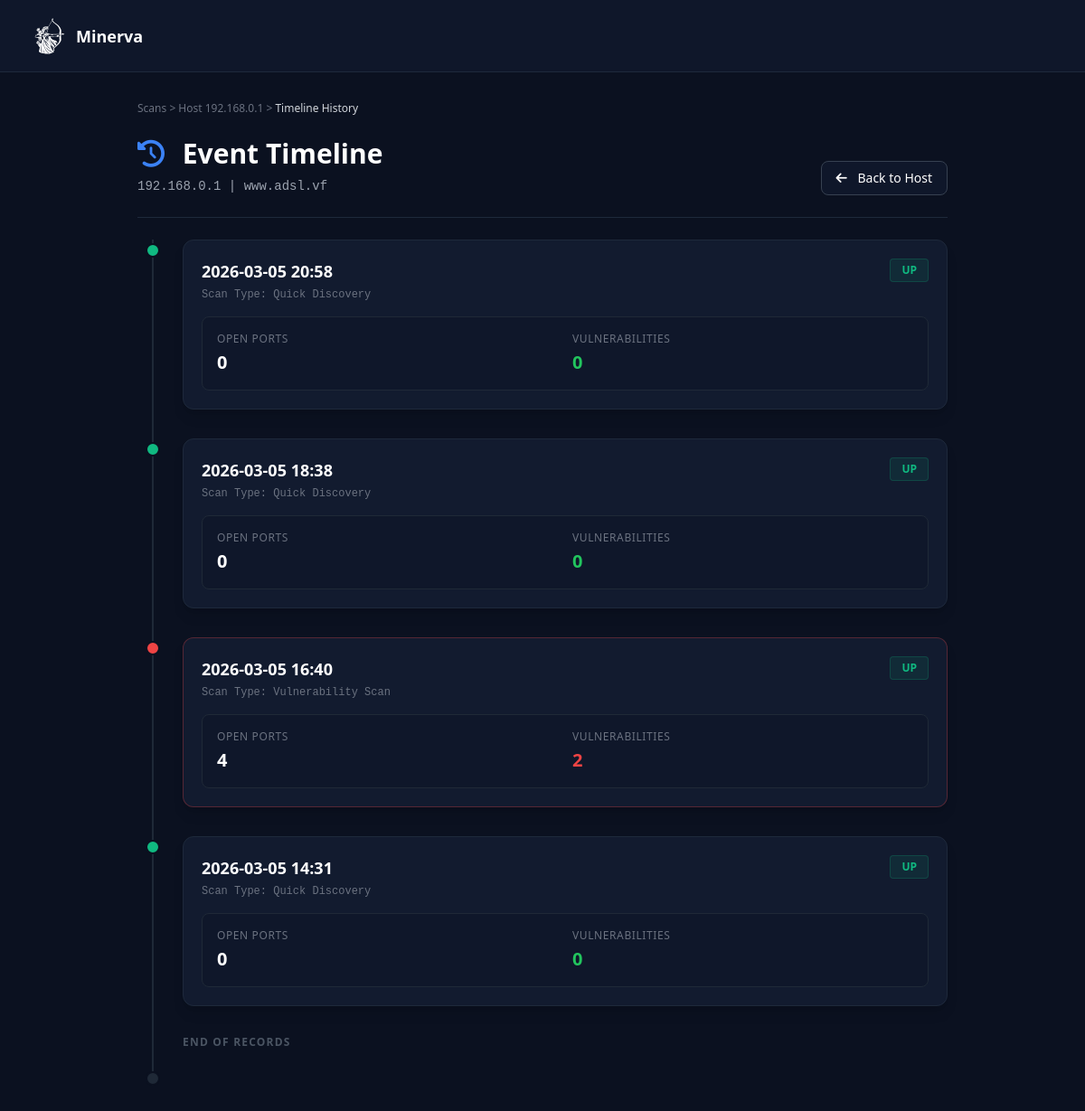
/host/192.168.0.1/history?scan_id=4, run on the app's committed database.
### app/models.py (models this page shows)
class Host(Base):
    __tablename__ = "hosts"
    mac_address = Column(String, primary_key=True, index=True)
    hostname = Column(String)
    first_seen = Column(DateTime, default=datetime.datetime.utcnow)
    os_name = Column(String, nullable=True, default="Unknown")
    vendor = Column(String, nullable=True, default="Unknown")
    results = relationship("ScanResult", back_populates="host")

class ScanResult(Base):
    __tablename__ = "scan_results"
    id = Column(Integer, primary_key=True, index=True)
    scan_id = Column(Integer, ForeignKey("scans.id"))
    host_mac = Column(String, ForeignKey("hosts.mac_address"))
    ip_address = Column(String)
    status = Column(String)
    notes = relationship("Note", back_populates="scan_result", cascade="all, delete-orphan")
    scan = relationship("Scan", back_populates="results")
    host = relationship("Host")
    ports = relationship("Port", back_populates="scan_result", cascade="all, delete-orphan")

class Scan(Base):
    __tablename__ = "scans"
    id = Column(Integer, primary_key=True, index=True)
    project_id = Column(Integer, ForeignKey("projects.id"))
    timestamp = Column(DateTime, default=datetime.datetime.utcnow)
    scan_type = Column(String)
    gateway_ip = Column(String, nullable=True)
    subnet_mask = Column(String, nullable=True)
    project = relationship("Project", back_populates="scans")
    results = relationship("ScanResult", back_populates="scan", cascade="all, delete-orphan")

### app/main.py (the view)
@app.get("/host/{ip}/history", response_class=HTMLResponse)
async def host_history(ip: str, request: Request, scan_id: int = None, db: Session = Depends(get_db)):
    history_results = db.query(models.ScanResult).filter(models.ScanResult.ip_address == ip).order_by(models.ScanResult.id.desc()).all()
    if not history_results:
        return HTMLResponse(content="<h1>No hay historial para este host.</h1>", status_code=404)
    host_info = history_results[0].host
    timeline = []
    for r in history_results:
        open_ports = [p for p in r.ports if p.port_number != 0 and p.state != 'filtered']
        vulns_count = sum(len(p.vulnerabilities) for p in open_ports)
        timeline.append({
            "scan_id": r.scan_id,
            "date": r.scan.timestamp.strftime('%Y-%m-%d %H:%M') if r.scan else "Desconocida",
            "status": r.status,
            "ports_count": len(open_ports),
            "vulns_count": vulns_count,
            "scan_type": r.scan.scan_type if r.scan else "Desconocido"
        })
    return templates.TemplateResponse("host_history.html", {
        "request": request,
        "ip": ip,
        "host": host_info,
        "timeline": timeline,
        "current_scan_id": scan_id
    })

### templates/host_history.html (shortened to what this page needs)
<!DOCTYPE html>
<html lang="es">
<head>
    <script src="https://cdn.tailwindcss.com"></script>
    <link rel="stylesheet" href="https://cdnjs.cloudflare.com/ajax/libs/font-awesome/6.4.0/css/all.min.css">
</head>
<body class="text-gray-300 font-sans h-screen flex flex-col overflow-hidden">
    <header class="h-20 border-b border-panel bg-[#0f172a] flex items-center justify-between px-8 shrink-0">
        <div class="flex items-center space-x-3">
            <div class="w-10 h-10 rounded-lg flex items-center justify-center text-white font-bold text-xl">
                <img src="{{ url_for('static', path='img/minerva.svg') }}" alt="">
            </div>
            <h1 class="text-lg font-bold text-white">Minerva</h1>
        </div>
    </header>
    <main class="flex-1 overflow-y-auto p-8">
        <div class="max-w-4xl mx-auto space-y-6">
            <div class="text-xs text-gray-500 font-medium mb-4">
                <a href="/dashboard{% if current_scan_id %}?scan_id={{ current_scan_id }}{% endif %}"
                    class="hover:text-gray-300">Scans</a> >
                <a href="/host/{{ ip }}{% if current_scan_id %}?scan_id={{ current_scan_id }}{% endif %}"
                    class="hover:text-gray-300">Host {{ ip }}</a> >
                <span class="text-gray-300">Timeline History</span>
            </div>
            <div class="flex justify-between items-end mb-8 border-b border-panel pb-6">
                <div>
                    <h2 class="text-3xl font-bold text-white"><i
                            class="fa-solid fa-clock-rotate-left text-blue-500 mr-3"></i> Event Timeline</h2>
                    <p class="text-gray-400 mt-2 text-sm font-mono">{{ ip }} | {{ host.hostname if host else 'Unknown'
                        }}</p>
                </div>
                <a href="/host/{{ ip }}{% if current_scan_id %}?scan_id={{ current_scan_id }}{% endif %}"
                    class="px-4 py-2 bg-[#0f172a] border border-gray-700 text-white rounded-lg text-sm font-medium hover:bg-gray-800 transition">
                    <i class="fa-solid fa-arrow-left mr-2"></i> Back to Host
                </a>
            </div>
            <div class="relative border-l-2 border-gray-800 ml-4 space-y-8 pb-10">
                {% for event in timeline %}
                <div class="relative pl-8">
                    <div
                        class="absolute -left-[9px] top-1 w-4 h-4 rounded-full border-2 border-[#0b1120]
                        {{ 'bg-red-500' if event.vulns_count > 0 else 'bg-emerald-500' if event.status == 'up' else 'bg-gray-600' }}">
                    </div>
                    <div
                        class="bg-panel border {{ 'border-red-500/30' if event.vulns_count > 0 else 'border-panel' }} rounded-xl p-5 shadow-lg">
                        <div class="flex justify-between items-start mb-3">
                            <div>
                                <h3 class="text-white font-bold text-lg">{{ event.date }}</h3>
                                <p class="text-gray-500 text-xs font-mono mt-1">Scan Type: {{ event.scan_type }}</p>
                            </div>
                            <span
                                class="px-3 py-1 rounded text-xs font-bold uppercase border
                                {{ 'bg-emerald-500/10 text-emerald-500 border-emerald-500/20' if event.status == 'up' else 'bg-gray-800 text-gray-500 border-gray-700' }}">
                                {{ event.status }}
                            </span>
                        </div>
                        <div class="grid grid-cols-2 gap-4 mt-4 bg-[#0f172a] p-4 rounded-lg border border-gray-800">
                            <div>
                                <p class="text-xs text-gray-500 uppercase tracking-wider mb-1">Open Ports</p>
                                <p class="text-xl font-bold text-white">{{ event.ports_count }}</p>
                            </div>
                            <div>
                                <p class="text-xs text-gray-500 uppercase tracking-wider mb-1">Vulnerabilities</p>
                                <p
                                    class="text-xl font-bold {{ 'text-red-500' if event.vulns_count > 0 else 'text-green-500' }}">
                                    {{ event.vulns_count }}</p>
                            </div>
                        </div>
                    </div>
                </div>
                {% else %}
                <p class="text-gray-500 pl-8">No historical data found.</p>
                {% endfor %}
                <div class="absolute -left-[9px] bottom-0 w-4 h-4 rounded-full border-2 border-[#0b1120] bg-gray-800">
                </div>
                <div class="pl-8 text-xs text-gray-600 font-bold uppercase tracking-widest mt-4">End of records</div>
            </div>
        </div>
    </main>
</body>
</html>

### templates/host_history.html (style rules this page uses)
body { background-color: #0b1120; }
.bg-panel { background-color: #121b2f; }
.border-panel { border-color: #1e293b; }

### data on the page
Host: hostname "www.adsl.vf"
Scan: scan_type "Quick Discovery"
ScanResult: status "UP"
Scan: scan_type "Quick Discovery"
ScanResult: status "UP"
Scan: scan_type "Vulnerability Scan"
ScanResult: status "UP"
Scan: scan_type "Quick Discovery"
ScanResult: status "UP"

### other printed values
{{ ip }} "192.168.0.1"
{{ event.date }} "2026-03-05 20:58" "2026-03-05 18:38" "2026-03-05 16:40" "2026-03-05 14:31"
{{ event.ports_count }} "0" "0" "4" "0"
{{ event.vulns_count }} "0" "0" "2" "0"
